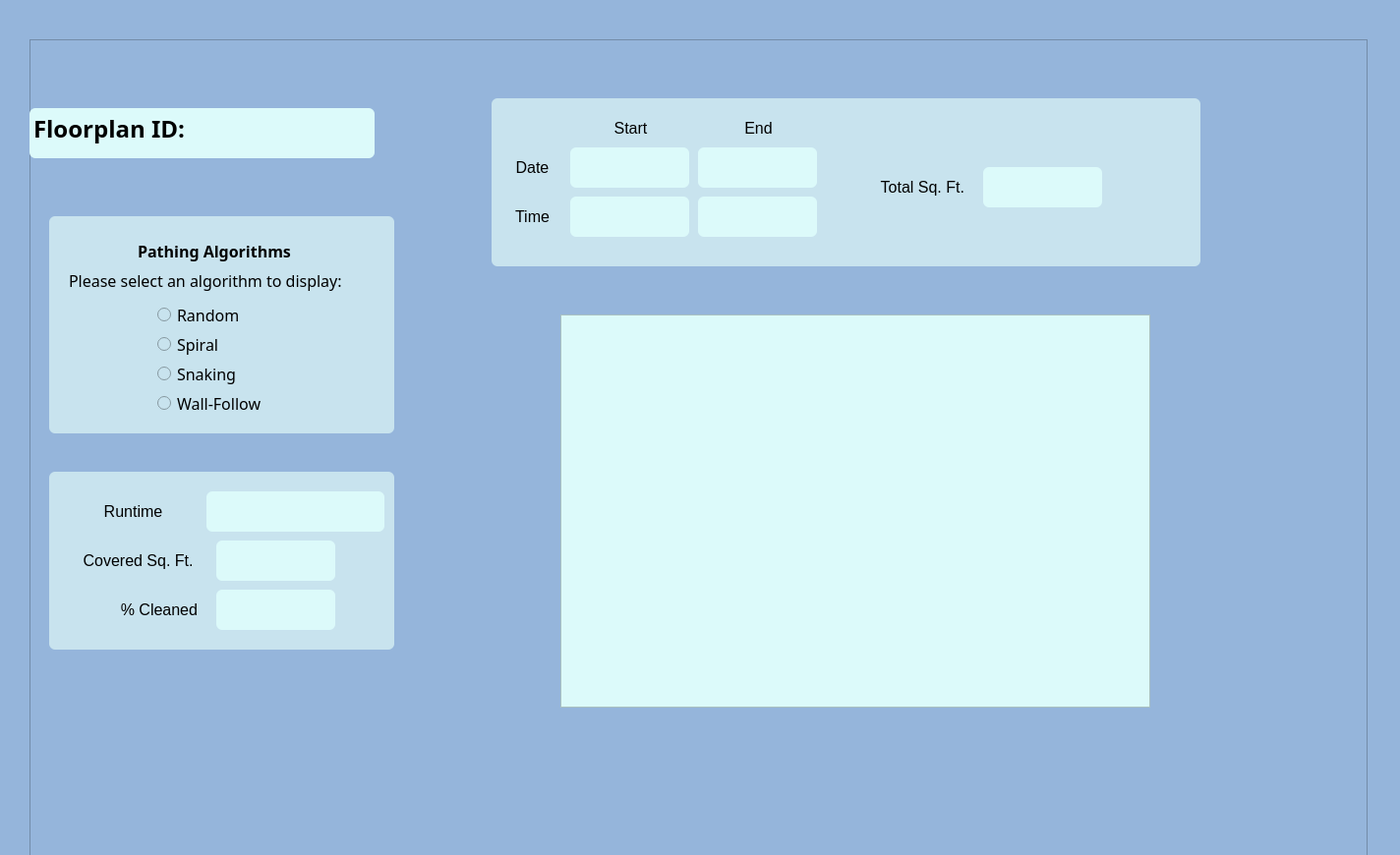
<?xml version="1.0" encoding="UTF-8"?>
<ui version="4.0">
 <class>report</class>
 <widget class="QWidget" name="report">
  <property name="geometry">
   <rect>
    <x>0</x>
    <y>0</y>
    <width>1424</width>
    <height>870</height>
   </rect>
  </property>
  <property name="font">
   <font>
    <pointsize>12</pointsize>
   </font>
  </property>
  <property name="windowTitle">
   <string>MainWindow</string>
  </property>
  <property name="styleSheet">
   <string notr="true">background-color: rgb(149, 181, 219);</string>
  </property>
  <property name="documentMode" stdset="0">
   <bool>false</bool>
  </property>
  <widget class="QMenuBar" name="menubar">
   <property name="geometry">
    <rect>
     <x>0</x>
     <y>0</y>
     <width>1424</width>
     <height>26</height>
    </rect>
   </property>
  </widget>
  <widget class="QStatusBar" name="statusbar">
   <property name="geometry">
    <rect>
     <x>0</x>
     <y>0</y>
     <width>3</width>
     <height>32</height>
    </rect>
   </property>
  </widget>
  <widget class="QFrame" name="frame">
   <property name="geometry">
    <rect>
     <x>30</x>
     <y>40</y>
     <width>1361</width>
     <height>831</height>
    </rect>
   </property>
   <property name="frameShape">
    <enum>QFrame::Shape::StyledPanel</enum>
   </property>
   <property name="frameShadow">
    <enum>QFrame::Shadow::Raised</enum>
   </property>
   <widget class="QFrame" name="algSelect">
    <property name="geometry">
     <rect>
      <x>20</x>
      <y>180</y>
      <width>351</width>
      <height>221</height>
     </rect>
    </property>
    <property name="styleSheet">
     <string notr="true">background-color: rgb(200, 227, 238);
    border-radius: 6px;</string>
    </property>
    <property name="frameShape">
     <enum>QFrame::Shape::StyledPanel</enum>
    </property>
    <property name="frameShadow">
     <enum>QFrame::Shadow::Raised</enum>
    </property>
    <widget class="QLabel" name="algLabel">
     <property name="geometry">
      <rect>
       <x>90</x>
       <y>20</y>
       <width>171</width>
       <height>31</height>
      </rect>
     </property>
     <property name="font">
      <font>
       <family>Corbel</family>
       <pointsize>12</pointsize>
       <bold>true</bold>
      </font>
     </property>
     <property name="text">
      <string>Pathing Algorithms</string>
     </property>
     <property name="alignment">
      <set>Qt::AlignmentFlag::AlignLeading|Qt::AlignmentFlag::AlignLeft|Qt::AlignmentFlag::AlignVCenter</set>
     </property>
    </widget>
    <widget class="QLabel" name="label">
     <property name="geometry">
      <rect>
       <x>20</x>
       <y>50</y>
       <width>321</width>
       <height>31</height>
      </rect>
     </property>
     <property name="font">
      <font>
       <family>Corbel</family>
       <pointsize>12</pointsize>
      </font>
     </property>
     <property name="text">
      <string>Please select an algorithm to display:</string>
     </property>
    </widget>
    <widget class="QRadioButton" name="wallfollowAlg">
     <property name="geometry">
      <rect>
       <x>110</x>
       <y>170</y>
       <width>161</width>
       <height>41</height>
      </rect>
     </property>
     <property name="font">
      <font>
       <family>Corbel</family>
       <pointsize>12</pointsize>
      </font>
     </property>
     <property name="text">
      <string>Wall-Follow</string>
     </property>
    </widget>
    <widget class="QRadioButton" name="snakingAlg">
     <property name="geometry">
      <rect>
       <x>110</x>
       <y>140</y>
       <width>161</width>
       <height>41</height>
      </rect>
     </property>
     <property name="font">
      <font>
       <family>Corbel</family>
       <pointsize>12</pointsize>
      </font>
     </property>
     <property name="text">
      <string>Snaking</string>
     </property>
    </widget>
    <widget class="QRadioButton" name="spiralAlg">
     <property name="geometry">
      <rect>
       <x>110</x>
       <y>110</y>
       <width>161</width>
       <height>41</height>
      </rect>
     </property>
     <property name="font">
      <font>
       <family>Corbel</family>
       <pointsize>12</pointsize>
      </font>
     </property>
     <property name="text">
      <string>Spiral</string>
     </property>
    </widget>
    <widget class="QRadioButton" name="randomAlg">
     <property name="geometry">
      <rect>
       <x>110</x>
       <y>80</y>
       <width>161</width>
       <height>41</height>
      </rect>
     </property>
     <property name="font">
      <font>
       <family>Corbel</family>
       <pointsize>12</pointsize>
      </font>
     </property>
     <property name="text">
      <string>Random</string>
     </property>
    </widget>
   </widget>
   <widget class="QTextEdit" name="floorplanID">
    <property name="geometry">
     <rect>
      <x>0</x>
      <y>70</y>
      <width>351</width>
      <height>51</height>
     </rect>
    </property>
    <property name="font">
     <font>
      <family>Corbel</family>
      <pointsize>18</pointsize>
      <bold>true</bold>
     </font>
    </property>
    <property name="styleSheet">
     <string notr="true">background-color: rgb(220, 250, 250);
    border-radius: 6px;</string>
    </property>
    <property name="html">
     <string>&lt;!DOCTYPE HTML PUBLIC &quot;-//W3C//DTD HTML 4.0//EN&quot; &quot;http://www.w3.org/TR/REC-html40/strict.dtd&quot;&gt;
&lt;html&gt;&lt;head&gt;&lt;meta name=&quot;qrichtext&quot; content=&quot;1&quot; /&gt;&lt;meta charset=&quot;utf-8&quot; /&gt;&lt;style type=&quot;text/css&quot;&gt;
p, li { white-space: pre-wrap; }
hr { height: 1px; border-width: 0; }
li.unchecked::marker { content: &quot;\2610&quot;; }
li.checked::marker { content: &quot;\2612&quot;; }
&lt;/style&gt;&lt;/head&gt;&lt;body style=&quot; font-family:'Corbel'; font-size:18pt; font-weight:700; font-style:normal;&quot;&gt;
&lt;p style=&quot; margin-top:0px; margin-bottom:0px; margin-left:0px; margin-right:0px; -qt-block-indent:0; text-indent:0px;&quot;&gt;Floorplan ID:&lt;/p&gt;&lt;/body&gt;&lt;/html&gt;</string>
    </property>
   </widget>
   <widget class="QFrame" name="planData">
    <property name="geometry">
     <rect>
      <x>470</x>
      <y>60</y>
      <width>721</width>
      <height>171</height>
     </rect>
    </property>
    <property name="styleSheet">
     <string notr="true">background-color: rgb(200, 227, 238);
    border-radius: 6px;</string>
    </property>
    <property name="frameShape">
     <enum>QFrame::Shape::StyledPanel</enum>
    </property>
    <property name="frameShadow">
     <enum>QFrame::Shadow::Raised</enum>
    </property>
    <widget class="QTextEdit" name="endTime">
     <property name="geometry">
      <rect>
       <x>210</x>
       <y>100</y>
       <width>121</width>
       <height>41</height>
      </rect>
     </property>
     <property name="font">
      <font>
       <family>Cambria Math</family>
       <pointsize>14</pointsize>
      </font>
     </property>
     <property name="styleSheet">
      <string notr="true">background-color: rgb(220, 250, 250);
    </string>
     </property>
     <property name="frameShadow">
      <enum>QFrame::Shadow::Sunken</enum>
     </property>
     <property name="lineWidth">
      <number>4</number>
     </property>
     <property name="verticalScrollBarPolicy">
      <enum>Qt::ScrollBarPolicy::ScrollBarAlwaysOff</enum>
     </property>
     <property name="horizontalScrollBarPolicy">
      <enum>Qt::ScrollBarPolicy::ScrollBarAlwaysOff</enum>
     </property>
     <property name="html">
      <string>&lt;!DOCTYPE HTML PUBLIC &quot;-//W3C//DTD HTML 4.0//EN&quot; &quot;http://www.w3.org/TR/REC-html40/strict.dtd&quot;&gt;
&lt;html&gt;&lt;head&gt;&lt;meta name=&quot;qrichtext&quot; content=&quot;1&quot; /&gt;&lt;meta charset=&quot;utf-8&quot; /&gt;&lt;style type=&quot;text/css&quot;&gt;
p, li { white-space: pre-wrap; }
hr { height: 1px; border-width: 0; }
li.unchecked::marker { content: &quot;\2610&quot;; }
li.checked::marker { content: &quot;\2612&quot;; }
&lt;/style&gt;&lt;/head&gt;&lt;body style=&quot; font-family:'Cambria Math'; font-size:14pt; font-weight:400; font-style:normal;&quot;&gt;
&lt;p style=&quot; margin-top:0px; margin-bottom:0px; margin-left:0px; margin-right:0px; -qt-block-indent:0; text-indent:0px;&quot;&gt;    &lt;/p&gt;
&lt;p align=&quot;center&quot; style=&quot;-qt-paragraph-type:empty; margin-top:0px; margin-bottom:0px; margin-left:0px; margin-right:0px; -qt-block-indent:0; text-indent:0px; font-family:'Segoe UI'; font-size:12pt;&quot;&gt;&lt;br /&gt;&lt;/p&gt;&lt;/body&gt;&lt;/html&gt;</string>
     </property>
    </widget>
    <widget class="QLabel" name="timeLabel">
     <property name="geometry">
      <rect>
       <x>10</x>
       <y>110</y>
       <width>63</width>
       <height>20</height>
      </rect>
     </property>
     <property name="font">
      <font>
       <pointsize>12</pointsize>
      </font>
     </property>
     <property name="text">
      <string>Time</string>
     </property>
     <property name="alignment">
      <set>Qt::AlignmentFlag::AlignCenter</set>
     </property>
    </widget>
    <widget class="QLabel" name="endLabel">
     <property name="geometry">
      <rect>
       <x>240</x>
       <y>20</y>
       <width>63</width>
       <height>20</height>
      </rect>
     </property>
     <property name="font">
      <font>
       <pointsize>12</pointsize>
      </font>
     </property>
     <property name="text">
      <string>End</string>
     </property>
     <property name="alignment">
      <set>Qt::AlignmentFlag::AlignCenter</set>
     </property>
    </widget>
    <widget class="QTextEdit" name="startTime">
     <property name="geometry">
      <rect>
       <x>80</x>
       <y>100</y>
       <width>121</width>
       <height>41</height>
      </rect>
     </property>
     <property name="font">
      <font>
       <family>Cambria Math</family>
       <pointsize>14</pointsize>
      </font>
     </property>
     <property name="styleSheet">
      <string notr="true">background-color: rgb(220, 250, 250);
    </string>
     </property>
     <property name="frameShadow">
      <enum>QFrame::Shadow::Sunken</enum>
     </property>
     <property name="lineWidth">
      <number>4</number>
     </property>
     <property name="verticalScrollBarPolicy">
      <enum>Qt::ScrollBarPolicy::ScrollBarAlwaysOff</enum>
     </property>
     <property name="horizontalScrollBarPolicy">
      <enum>Qt::ScrollBarPolicy::ScrollBarAlwaysOff</enum>
     </property>
     <property name="html">
      <string>&lt;!DOCTYPE HTML PUBLIC &quot;-//W3C//DTD HTML 4.0//EN&quot; &quot;http://www.w3.org/TR/REC-html40/strict.dtd&quot;&gt;
&lt;html&gt;&lt;head&gt;&lt;meta name=&quot;qrichtext&quot; content=&quot;1&quot; /&gt;&lt;meta charset=&quot;utf-8&quot; /&gt;&lt;style type=&quot;text/css&quot;&gt;
p, li { white-space: pre-wrap; }
hr { height: 1px; border-width: 0; }
li.unchecked::marker { content: &quot;\2610&quot;; }
li.checked::marker { content: &quot;\2612&quot;; }
&lt;/style&gt;&lt;/head&gt;&lt;body style=&quot; font-family:'Cambria Math'; font-size:14pt; font-weight:400; font-style:normal;&quot;&gt;
&lt;p style=&quot; margin-top:0px; margin-bottom:0px; margin-left:0px; margin-right:0px; -qt-block-indent:0; text-indent:0px;&quot;&gt;    &lt;/p&gt;
&lt;p align=&quot;center&quot; style=&quot;-qt-paragraph-type:empty; margin-top:0px; margin-bottom:0px; margin-left:0px; margin-right:0px; -qt-block-indent:0; text-indent:0px; font-family:'Segoe UI'; font-size:12pt;&quot;&gt;&lt;br /&gt;&lt;/p&gt;&lt;/body&gt;&lt;/html&gt;</string>
     </property>
    </widget>
    <widget class="QTextEdit" name="endDate">
     <property name="geometry">
      <rect>
       <x>210</x>
       <y>50</y>
       <width>121</width>
       <height>41</height>
      </rect>
     </property>
     <property name="font">
      <font>
       <family>Cambria Math</family>
       <pointsize>14</pointsize>
      </font>
     </property>
     <property name="styleSheet">
      <string notr="true">background-color: rgb(220, 250, 250);
    </string>
     </property>
     <property name="frameShadow">
      <enum>QFrame::Shadow::Sunken</enum>
     </property>
     <property name="lineWidth">
      <number>4</number>
     </property>
     <property name="verticalScrollBarPolicy">
      <enum>Qt::ScrollBarPolicy::ScrollBarAlwaysOff</enum>
     </property>
     <property name="horizontalScrollBarPolicy">
      <enum>Qt::ScrollBarPolicy::ScrollBarAlwaysOff</enum>
     </property>
     <property name="html">
      <string>&lt;!DOCTYPE HTML PUBLIC &quot;-//W3C//DTD HTML 4.0//EN&quot; &quot;http://www.w3.org/TR/REC-html40/strict.dtd&quot;&gt;
&lt;html&gt;&lt;head&gt;&lt;meta name=&quot;qrichtext&quot; content=&quot;1&quot; /&gt;&lt;meta charset=&quot;utf-8&quot; /&gt;&lt;style type=&quot;text/css&quot;&gt;
p, li { white-space: pre-wrap; }
hr { height: 1px; border-width: 0; }
li.unchecked::marker { content: &quot;\2610&quot;; }
li.checked::marker { content: &quot;\2612&quot;; }
&lt;/style&gt;&lt;/head&gt;&lt;body style=&quot; font-family:'Cambria Math'; font-size:14pt; font-weight:400; font-style:normal;&quot;&gt;
&lt;p style=&quot; margin-top:0px; margin-bottom:0px; margin-left:0px; margin-right:0px; -qt-block-indent:0; text-indent:0px;&quot;&gt;    &lt;/p&gt;
&lt;p align=&quot;center&quot; style=&quot;-qt-paragraph-type:empty; margin-top:0px; margin-bottom:0px; margin-left:0px; margin-right:0px; -qt-block-indent:0; text-indent:0px; font-family:'Segoe UI'; font-size:12pt;&quot;&gt;&lt;br /&gt;&lt;/p&gt;&lt;/body&gt;&lt;/html&gt;</string>
     </property>
    </widget>
    <widget class="QTextEdit" name="startDate">
     <property name="geometry">
      <rect>
       <x>80</x>
       <y>50</y>
       <width>121</width>
       <height>41</height>
      </rect>
     </property>
     <property name="font">
      <font>
       <family>Cambria Math</family>
       <pointsize>14</pointsize>
      </font>
     </property>
     <property name="styleSheet">
      <string notr="true">background-color: rgb(220, 250, 250);
    </string>
     </property>
     <property name="frameShadow">
      <enum>QFrame::Shadow::Sunken</enum>
     </property>
     <property name="lineWidth">
      <number>4</number>
     </property>
     <property name="verticalScrollBarPolicy">
      <enum>Qt::ScrollBarPolicy::ScrollBarAlwaysOff</enum>
     </property>
     <property name="horizontalScrollBarPolicy">
      <enum>Qt::ScrollBarPolicy::ScrollBarAlwaysOff</enum>
     </property>
    </widget>
    <widget class="QLabel" name="dateLabel">
     <property name="geometry">
      <rect>
       <x>10</x>
       <y>60</y>
       <width>63</width>
       <height>20</height>
      </rect>
     </property>
     <property name="font">
      <font>
       <pointsize>12</pointsize>
      </font>
     </property>
     <property name="text">
      <string>Date</string>
     </property>
     <property name="alignment">
      <set>Qt::AlignmentFlag::AlignCenter</set>
     </property>
    </widget>
    <widget class="QLabel" name="startLabel">
     <property name="geometry">
      <rect>
       <x>110</x>
       <y>20</y>
       <width>63</width>
       <height>20</height>
      </rect>
     </property>
     <property name="font">
      <font>
       <pointsize>12</pointsize>
      </font>
     </property>
     <property name="text">
      <string>Start</string>
     </property>
     <property name="alignment">
      <set>Qt::AlignmentFlag::AlignCenter</set>
     </property>
    </widget>
    <widget class="QLabel" name="totalLabel">
     <property name="geometry">
      <rect>
       <x>380</x>
       <y>70</y>
       <width>101</width>
       <height>41</height>
      </rect>
     </property>
     <property name="font">
      <font>
       <pointsize>12</pointsize>
      </font>
     </property>
     <property name="text">
      <string>Total Sq. Ft.</string>
     </property>
     <property name="alignment">
      <set>Qt::AlignmentFlag::AlignRight|Qt::AlignmentFlag::AlignTrailing|Qt::AlignmentFlag::AlignVCenter</set>
     </property>
    </widget>
    <widget class="QTextEdit" name="totalSqFt">
     <property name="geometry">
      <rect>
       <x>500</x>
       <y>70</y>
       <width>121</width>
       <height>41</height>
      </rect>
     </property>
     <property name="font">
      <font>
       <family>Cambria Math</family>
       <pointsize>14</pointsize>
      </font>
     </property>
     <property name="styleSheet">
      <string notr="true">background-color: rgb(220, 250, 250);
    </string>
     </property>
     <property name="frameShadow">
      <enum>QFrame::Shadow::Sunken</enum>
     </property>
     <property name="lineWidth">
      <number>4</number>
     </property>
     <property name="verticalScrollBarPolicy">
      <enum>Qt::ScrollBarPolicy::ScrollBarAlwaysOff</enum>
     </property>
     <property name="horizontalScrollBarPolicy">
      <enum>Qt::ScrollBarPolicy::ScrollBarAlwaysOff</enum>
     </property>
     <property name="html">
      <string>&lt;!DOCTYPE HTML PUBLIC &quot;-//W3C//DTD HTML 4.0//EN&quot; &quot;http://www.w3.org/TR/REC-html40/strict.dtd&quot;&gt;
&lt;html&gt;&lt;head&gt;&lt;meta name=&quot;qrichtext&quot; content=&quot;1&quot; /&gt;&lt;meta charset=&quot;utf-8&quot; /&gt;&lt;style type=&quot;text/css&quot;&gt;
p, li { white-space: pre-wrap; }
hr { height: 1px; border-width: 0; }
li.unchecked::marker { content: &quot;\2610&quot;; }
li.checked::marker { content: &quot;\2612&quot;; }
&lt;/style&gt;&lt;/head&gt;&lt;body style=&quot; font-family:'Cambria Math'; font-size:14pt; font-weight:400; font-style:normal;&quot;&gt;
&lt;p style=&quot; margin-top:0px; margin-bottom:0px; margin-left:0px; margin-right:0px; -qt-block-indent:0; text-indent:0px;&quot;&gt;    &lt;/p&gt;
&lt;p align=&quot;center&quot; style=&quot;-qt-paragraph-type:empty; margin-top:0px; margin-bottom:0px; margin-left:0px; margin-right:0px; -qt-block-indent:0; text-indent:0px; font-family:'Segoe UI'; font-size:12pt;&quot;&gt;&lt;br /&gt;&lt;/p&gt;&lt;/body&gt;&lt;/html&gt;</string>
     </property>
    </widget>
    <zorder>timeLabel</zorder>
    <zorder>endLabel</zorder>
    <zorder>startTime</zorder>
    <zorder>startDate</zorder>
    <zorder>dateLabel</zorder>
    <zorder>startLabel</zorder>
    <zorder>endTime</zorder>
    <zorder>endDate</zorder>
    <zorder>totalLabel</zorder>
    <zorder>totalSqFt</zorder>
   </widget>
   <widget class="QGraphicsView" name="heatMap">
    <property name="geometry">
     <rect>
      <x>540</x>
      <y>280</y>
      <width>600</width>
      <height>400</height>
     </rect>
    </property>
    <property name="styleSheet">
     <string notr="true">background-color: rgb(220, 250, 250);</string>
    </property>
    <property name="lineWidth">
     <number>3</number>
    </property>
   </widget>
   <widget class="QFrame" name="algData">
    <property name="geometry">
     <rect>
      <x>20</x>
      <y>440</y>
      <width>351</width>
      <height>181</height>
     </rect>
    </property>
    <property name="styleSheet">
     <string notr="true">background-color: rgb(200, 227, 238);
    border-radius: 6px;</string>
    </property>
    <property name="frameShape">
     <enum>QFrame::Shape::StyledPanel</enum>
    </property>
    <property name="frameShadow">
     <enum>QFrame::Shadow::Raised</enum>
    </property>
    <widget class="QLabel" name="cleanLabel">
     <property name="geometry">
      <rect>
       <x>60</x>
       <y>130</y>
       <width>91</width>
       <height>21</height>
      </rect>
     </property>
     <property name="font">
      <font>
       <pointsize>12</pointsize>
      </font>
     </property>
     <property name="text">
      <string>% Cleaned</string>
     </property>
     <property name="alignment">
      <set>Qt::AlignmentFlag::AlignRight|Qt::AlignmentFlag::AlignTrailing|Qt::AlignmentFlag::AlignVCenter</set>
     </property>
    </widget>
    <widget class="QTextEdit" name="coverSqFt">
     <property name="geometry">
      <rect>
       <x>170</x>
       <y>70</y>
       <width>121</width>
       <height>41</height>
      </rect>
     </property>
     <property name="font">
      <font>
       <family>Cambria Math</family>
       <pointsize>14</pointsize>
      </font>
     </property>
     <property name="styleSheet">
      <string notr="true">background-color: rgb(220, 250, 250);
    </string>
     </property>
     <property name="frameShadow">
      <enum>QFrame::Shadow::Sunken</enum>
     </property>
     <property name="lineWidth">
      <number>4</number>
     </property>
     <property name="verticalScrollBarPolicy">
      <enum>Qt::ScrollBarPolicy::ScrollBarAlwaysOff</enum>
     </property>
     <property name="horizontalScrollBarPolicy">
      <enum>Qt::ScrollBarPolicy::ScrollBarAlwaysOff</enum>
     </property>
     <property name="html">
      <string>&lt;!DOCTYPE HTML PUBLIC &quot;-//W3C//DTD HTML 4.0//EN&quot; &quot;http://www.w3.org/TR/REC-html40/strict.dtd&quot;&gt;
&lt;html&gt;&lt;head&gt;&lt;meta name=&quot;qrichtext&quot; content=&quot;1&quot; /&gt;&lt;meta charset=&quot;utf-8&quot; /&gt;&lt;style type=&quot;text/css&quot;&gt;
p, li { white-space: pre-wrap; }
hr { height: 1px; border-width: 0; }
li.unchecked::marker { content: &quot;\2610&quot;; }
li.checked::marker { content: &quot;\2612&quot;; }
&lt;/style&gt;&lt;/head&gt;&lt;body style=&quot; font-family:'Cambria Math'; font-size:14pt; font-weight:400; font-style:normal;&quot;&gt;
&lt;p style=&quot; margin-top:0px; margin-bottom:0px; margin-left:0px; margin-right:0px; -qt-block-indent:0; text-indent:0px;&quot;&gt;    &lt;/p&gt;
&lt;p align=&quot;center&quot; style=&quot;-qt-paragraph-type:empty; margin-top:0px; margin-bottom:0px; margin-left:0px; margin-right:0px; -qt-block-indent:0; text-indent:0px; font-family:'Segoe UI'; font-size:12pt;&quot;&gt;&lt;br /&gt;&lt;/p&gt;&lt;/body&gt;&lt;/html&gt;</string>
     </property>
    </widget>
    <widget class="QLabel" name="coverLabel">
     <property name="geometry">
      <rect>
       <x>10</x>
       <y>80</y>
       <width>141</width>
       <height>21</height>
      </rect>
     </property>
     <property name="font">
      <font>
       <pointsize>12</pointsize>
      </font>
     </property>
     <property name="text">
      <string>Covered Sq. Ft. </string>
     </property>
     <property name="alignment">
      <set>Qt::AlignmentFlag::AlignRight|Qt::AlignmentFlag::AlignTrailing|Qt::AlignmentFlag::AlignVCenter</set>
     </property>
    </widget>
    <widget class="QTextEdit" name="perCleaned">
     <property name="geometry">
      <rect>
       <x>170</x>
       <y>120</y>
       <width>121</width>
       <height>41</height>
      </rect>
     </property>
     <property name="font">
      <font>
       <family>Cambria Math</family>
       <pointsize>14</pointsize>
      </font>
     </property>
     <property name="styleSheet">
      <string notr="true">background-color: rgb(220, 250, 250);
    </string>
     </property>
     <property name="frameShadow">
      <enum>QFrame::Shadow::Sunken</enum>
     </property>
     <property name="lineWidth">
      <number>4</number>
     </property>
     <property name="verticalScrollBarPolicy">
      <enum>Qt::ScrollBarPolicy::ScrollBarAlwaysOff</enum>
     </property>
     <property name="horizontalScrollBarPolicy">
      <enum>Qt::ScrollBarPolicy::ScrollBarAlwaysOff</enum>
     </property>
     <property name="html">
      <string>&lt;!DOCTYPE HTML PUBLIC &quot;-//W3C//DTD HTML 4.0//EN&quot; &quot;http://www.w3.org/TR/REC-html40/strict.dtd&quot;&gt;
&lt;html&gt;&lt;head&gt;&lt;meta name=&quot;qrichtext&quot; content=&quot;1&quot; /&gt;&lt;meta charset=&quot;utf-8&quot; /&gt;&lt;style type=&quot;text/css&quot;&gt;
p, li { white-space: pre-wrap; }
hr { height: 1px; border-width: 0; }
li.unchecked::marker { content: &quot;\2610&quot;; }
li.checked::marker { content: &quot;\2612&quot;; }
&lt;/style&gt;&lt;/head&gt;&lt;body style=&quot; font-family:'Cambria Math'; font-size:14pt; font-weight:400; font-style:normal;&quot;&gt;
&lt;p style=&quot; margin-top:0px; margin-bottom:0px; margin-left:0px; margin-right:0px; -qt-block-indent:0; text-indent:0px;&quot;&gt;    &lt;/p&gt;
&lt;p align=&quot;center&quot; style=&quot;-qt-paragraph-type:empty; margin-top:0px; margin-bottom:0px; margin-left:0px; margin-right:0px; -qt-block-indent:0; text-indent:0px; font-family:'Segoe UI'; font-size:12pt;&quot;&gt;&lt;br /&gt;&lt;/p&gt;&lt;/body&gt;&lt;/html&gt;</string>
     </property>
    </widget>
    <widget class="QTextEdit" name="runTime">
     <property name="geometry">
      <rect>
       <x>160</x>
       <y>20</y>
       <width>181</width>
       <height>41</height>
      </rect>
     </property>
     <property name="font">
      <font>
       <family>Cambria Math</family>
       <pointsize>14</pointsize>
      </font>
     </property>
     <property name="styleSheet">
      <string notr="true">background-color: rgb(220, 250, 250);
    </string>
     </property>
     <property name="frameShadow">
      <enum>QFrame::Shadow::Sunken</enum>
     </property>
     <property name="lineWidth">
      <number>4</number>
     </property>
     <property name="verticalScrollBarPolicy">
      <enum>Qt::ScrollBarPolicy::ScrollBarAlwaysOff</enum>
     </property>
     <property name="horizontalScrollBarPolicy">
      <enum>Qt::ScrollBarPolicy::ScrollBarAlwaysOff</enum>
     </property>
     <property name="html">
      <string>&lt;!DOCTYPE HTML PUBLIC &quot;-//W3C//DTD HTML 4.0//EN&quot; &quot;http://www.w3.org/TR/REC-html40/strict.dtd&quot;&gt;
&lt;html&gt;&lt;head&gt;&lt;meta name=&quot;qrichtext&quot; content=&quot;1&quot; /&gt;&lt;meta charset=&quot;utf-8&quot; /&gt;&lt;style type=&quot;text/css&quot;&gt;
p, li { white-space: pre-wrap; }
hr { height: 1px; border-width: 0; }
li.unchecked::marker { content: &quot;\2610&quot;; }
li.checked::marker { content: &quot;\2612&quot;; }
&lt;/style&gt;&lt;/head&gt;&lt;body style=&quot; font-family:'Cambria Math'; font-size:14pt; font-weight:400; font-style:normal;&quot;&gt;
&lt;p style=&quot; margin-top:0px; margin-bottom:0px; margin-left:0px; margin-right:0px; -qt-block-indent:0; text-indent:0px;&quot;&gt;    &lt;/p&gt;
&lt;p align=&quot;center&quot; style=&quot;-qt-paragraph-type:empty; margin-top:0px; margin-bottom:0px; margin-left:0px; margin-right:0px; -qt-block-indent:0; text-indent:0px; font-family:'Segoe UI'; font-size:12pt;&quot;&gt;&lt;br /&gt;&lt;/p&gt;&lt;/body&gt;&lt;/html&gt;</string>
     </property>
    </widget>
    <widget class="QLabel" name="runLabel">
     <property name="geometry">
      <rect>
       <x>40</x>
       <y>30</y>
       <width>91</width>
       <height>20</height>
      </rect>
     </property>
     <property name="font">
      <font>
       <pointsize>12</pointsize>
      </font>
     </property>
     <property name="text">
      <string>Runtime</string>
     </property>
     <property name="alignment">
      <set>Qt::AlignmentFlag::AlignCenter</set>
     </property>
    </widget>
    <zorder>cleanLabel</zorder>
    <zorder>coverLabel</zorder>
    <zorder>perCleaned</zorder>
    <zorder>coverSqFt</zorder>
    <zorder>runTime</zorder>
    <zorder>runLabel</zorder>
   </widget>
  </widget>
 </widget>
 <resources/>
 <connections/>
</ui>
